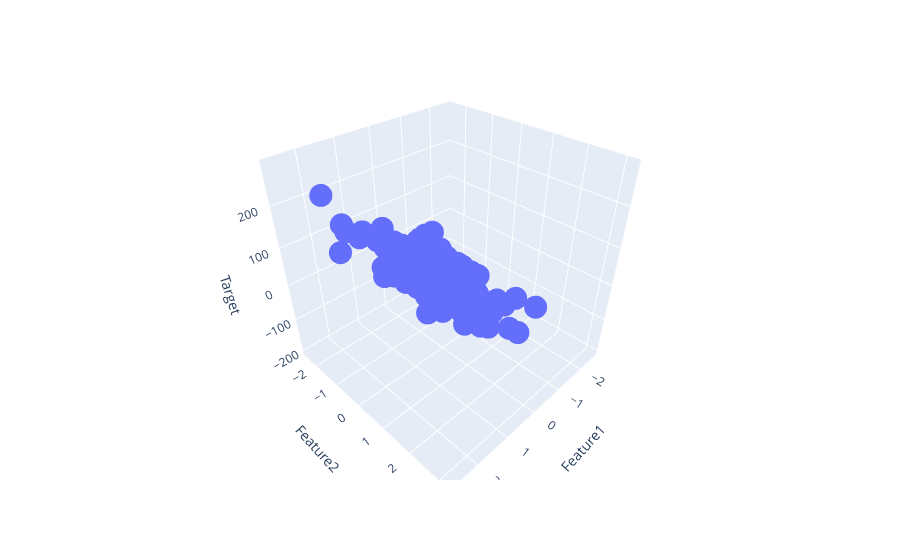

This figure's notebook cell:
### Code cell
fig = px.scatter_3d(df, x = 'Feature1', y = 'Feature2', z = 'Target')
fig.show()
